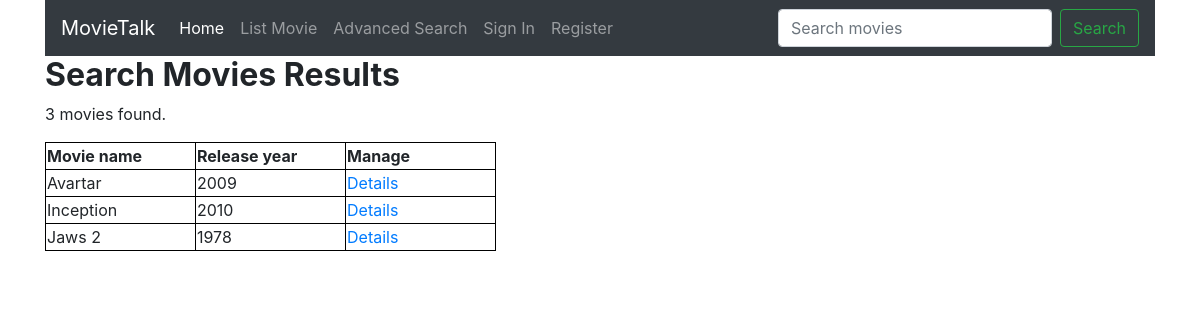
The app's page /php/searchMovies.php, older data.
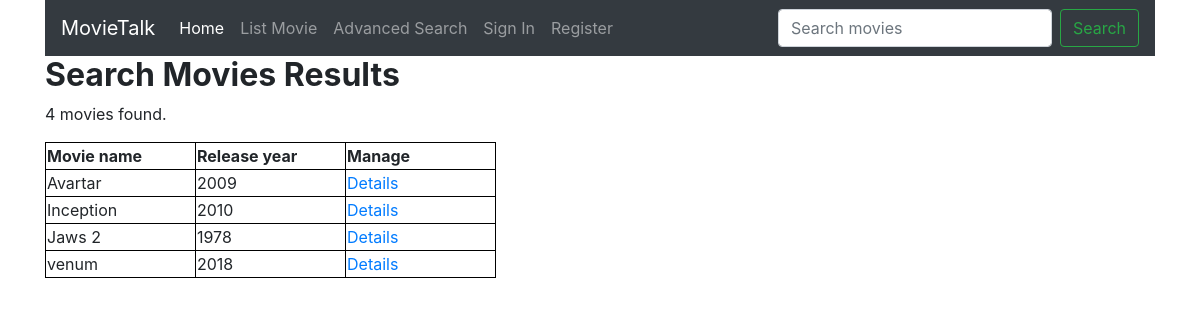
The same page, newer data.
### tables this page shows
CREATE TABLE `movies` (
  `movie_id` int(5) NOT NULL,
  `movie_name` varchar(50) NOT NULL,
  `release_year` int(4) NOT NULL,
  `director` varchar(50) NOT NULL,
  `writers` varchar(50) NOT NULL,
  `duration` int(4) NOT NULL,
  `summary` varchar(500) NOT NULL
);

### php/searchMovies.php (the view, shortened to what this page needs)
<?php
  require '../func/dbconnection.php';
  ?>
<!DOCTYPE html>
<html>
<head>
</head>
<body>
<?php require 'navigationbar.php'; ?>
<div class="container">
<h2><strong>Search Movies Results</strong></h2>
<?php
  $search_item = $_GET['serach_item'];
  $query = "SELECT * FROM movies WHERE `movie_name` LIKE '%".$search_item."%' ORDER BY movie_name";
  $results = mysqli_query($connection, $query);
  echo '<p>'.$results->num_rows.' movies found.</p>';
  echo '<table><tr>';
  echo '<th>Movie name</th><th>Release year</th><th>Manage</th>';
  echo '</tr>';
  while ($row = $results->fetch_assoc())
  {
    echo '<td>'.$row['movie_name'].'</td>';
    echo '<td>'.$row['release_year'].'</td>';
    echo '<td><a href="movieDetails.php?movie_id='.$row['movie_id'].'">Details</a> ';
    echo '</td></tr>';
  }
  echo '</table>';
  ?>
  </div>
  </body>
</html>

Row changes from the older to the newer data that the page shows:
added movies: movie_name "venum", release_year "2018"
Text that changed along with them:
$results->num_rows: "3" → "4"
